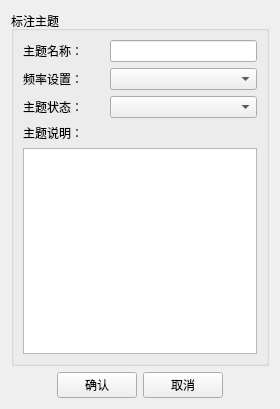
<?xml version="1.0" encoding="UTF-8"?>
<ui version="4.0">
 <class>addTheme</class>
 <widget class="QWidget" name="addTheme">
  <property name="geometry">
   <rect>
    <x>0</x>
    <y>0</y>
    <width>280</width>
    <height>409</height>
   </rect>
  </property>
  <property name="windowTitle">
   <string>Form</string>
  </property>
  <layout class="QGridLayout" name="gridLayout">
   <item row="0" column="0">
    <widget class="QGroupBox" name="gbSettings">
     <property name="title">
      <string>标注主题</string>
     </property>
     <layout class="QGridLayout" name="gridLayout_19">
      <item row="6" column="0">
       <widget class="QLabel" name="labelState">
        <property name="text">
         <string>主题状态：</string>
        </property>
       </widget>
      </item>
      <item row="8" column="0">
       <widget class="QLabel" name="labelDesc">
        <property name="text">
         <string>主题说明：</string>
        </property>
       </widget>
      </item>
      <item row="9" column="0" colspan="3">
       <widget class="QTextEdit" name="textEdit"/>
      </item>
      <item row="3" column="0">
       <widget class="QLabel" name="labelConfig">
        <property name="text">
         <string>频率设置：</string>
        </property>
       </widget>
      </item>
      <item row="6" column="1" colspan="2">
       <widget class="QComboBox" name="comboBoxState">
        <property name="sizePolicy">
         <sizepolicy hsizetype="Preferred" vsizetype="Fixed">
          <horstretch>2</horstretch>
          <verstretch>0</verstretch>
         </sizepolicy>
        </property>
       </widget>
      </item>
      <item row="0" column="1" colspan="2">
       <widget class="QLineEdit" name="themeEdit"/>
      </item>
      <item row="3" column="1" colspan="2">
       <widget class="QComboBox" name="comboConfigId"/>
      </item>
      <item row="0" column="0">
       <widget class="QLabel" name="themeName">
        <property name="text">
         <string>主题名称：</string>
        </property>
       </widget>
      </item>
     </layout>
    </widget>
   </item>
   <item row="1" column="0">
    <layout class="QGridLayout" name="gridLayoutSave">
     <item row="0" column="2">
      <widget class="QPushButton" name="btnExit">
       <property name="text">
        <string>取消</string>
       </property>
      </widget>
     </item>
     <item row="0" column="1">
      <widget class="QPushButton" name="btnConfirm">
       <property name="text">
        <string>确认</string>
       </property>
      </widget>
     </item>
     <item row="0" column="0">
      <spacer name="horizontalSpacer">
       <property name="orientation">
        <enum>Qt::Horizontal</enum>
       </property>
       <property name="sizeHint" stdset="0">
        <size>
         <width>40</width>
         <height>20</height>
        </size>
       </property>
      </spacer>
     </item>
     <item row="0" column="3">
      <spacer name="horizontalSpacer_2">
       <property name="orientation">
        <enum>Qt::Horizontal</enum>
       </property>
       <property name="sizeHint" stdset="0">
        <size>
         <width>40</width>
         <height>20</height>
        </size>
       </property>
      </spacer>
     </item>
    </layout>
   </item>
  </layout>
 </widget>
 <resources/>
 <connections/>
</ui>
